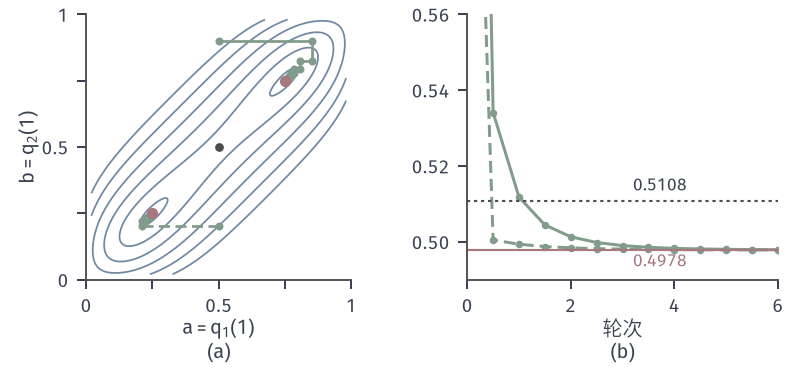

Write Python code to recreate this figure.
from pathlib import Path
import sys
HERE = Path(__file__).resolve().parent
sys.path.insert(0, str(HERE.parent/'dapx-common'))
from common import *
# Mean-field objective D(q1 x q2 || pi) on the table pi=[[0.45,0.05],[0.05,0.45]], a=q1(1), b=q2(1).
# Minima at (1/4,1/4) and (3/4,3/4) (value 0.4978), saddle at (1/2,1/2) (value 0.5108).
# (a) contour lines and coordinate-update paths from b0=0.9 (green solid) and b0=0.2 (green dashed), a0=0.5.
# (b) objective after each half step: b0=0.9 (solid), b0=0.2 (dashed), b0=0.5 (stays at the saddle, grey).
A = np.linspace(.02, .98, 241)
Zs = np.array([[mf_obj(a, b) for a in A] for b in A])
fig, axs = figure(width_mm=112, height_mm=52, ncols=2)
panel(fig, left=.08, right=.98, top=.96, bottom=.24, wspace=.3)
ax = axs[0]
ax.contour(A, A, Zs, levels=[.5, .52, .56, .62, .7, .8], colors=[BLUE], linewidths=.7, linestyles='solid')
paths = {}
for b0, ls in ((.9, '-'), (.2, DASH)):
    P = cavi_table(b0, 12); paths[b0] = P
    xs = [p[0] for p in P]; ys = [p[1] for p in P]
    ax.plot(xs, ys, color=GREEN, lw=1.1, ls=ls, marker='o', ms=2.2)
for p in ((.25, .25), (.75, .75)):
    dot(ax, *p, RED, ms=4.5)
dot(ax, .5, .5, STROKE, ms=3.5)
ax.set_aspect('equal'); ax.set_xlim(0, 1); ax.set_ylim(0, 1)
ax.set_xticks([0, .25, .5, .75, 1]); ax.set_yticks([0, .25, .5, .75, 1])
ax.set_xticklabels(['0', '', '0.5', '', '1']); ax.set_yticklabels(['0', '', '0.5', '', '1'])
axlab(ax, '$a=q_1(1)$', '$b=q_2(1)$')
ax = axs[1]
for b0, ls in ((.9, '-'), (.2, DASH)):
    P = paths[b0]; v = [mf_obj(a, b) for a, b in P]
    ax.plot(np.arange(len(v))/2, v, color=GREEN, lw=1.2, ls=ls, marker='o', ms=2)
ax.axhline(mf_obj(.5, .5), color=STROKE, lw=.85, ls=DOT)
ax.axhline(mf_obj(.75, .75), color=RED, lw=.85)
lab(ax, 3.2, .5135, '0.5108', INK, fontsize=7); lab(ax, 3.2, .4935, '0.4978', RED, fontsize=7)
ax.set_xlim(0, 6); ax.set_ylim(.49, .56)
axlab(ax, '轮次', None)
tags(fig, axs)
save(fig, HERE, 'figure', {'path_b0=0.9': [[round(a, 4), round(b, 4), round(mf_obj(a, b), 4)] for a, b in paths[.9][:9]],
                           'path_b0=0.2': [[round(a, 4), round(b, 4)] for a, b in paths[.2][:9]],
                           'min': mf_obj(.75, .75), 'saddle': mf_obj(.5, .5)})
